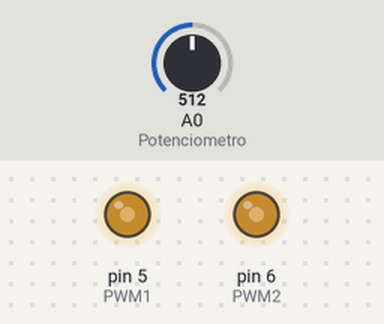
Bench run of a sketch on a simulated Arduino Uno, built with avr-gcc and run on an emulated ATmega328P. Parts: output pins drawn as LEDs (lit = HIGH). Inputs (shaded band) come from the test bench; at power-on: A0 (Potenciometro) = 512.

Above: at 1.2 s.
1.3 s: A0 (Potenciometro) set to 716
At 1.9 s:
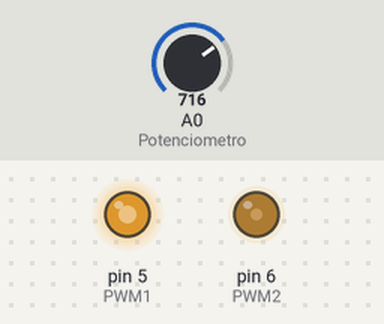
2.8 s: A0 (Potenciometro) set to 900
At 3.3 s:
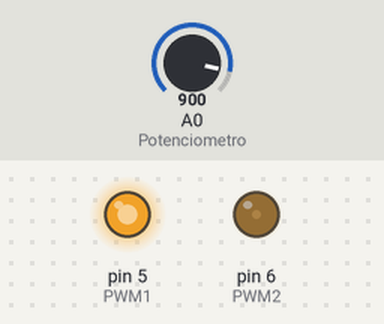
4.3 s: A0 (Potenciometro) set to 1023
At 5.5 s:
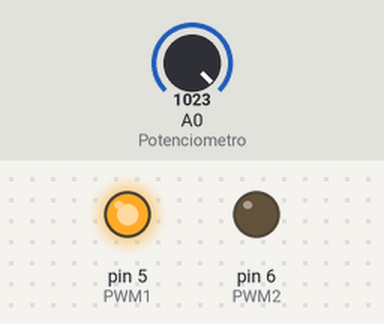
5.8 s: A0 (Potenciometro) set to 306
At 6.6 s:
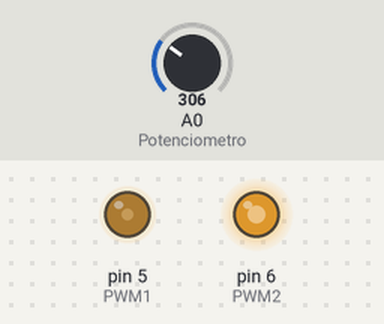
7.3 s: A0 (Potenciometro) set to 122
At 7.6 s:
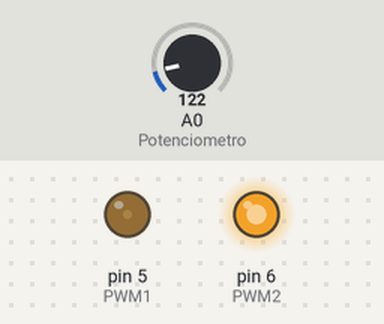
8.8 s: A0 (Potenciometro) set to 511
At 10.2 s:
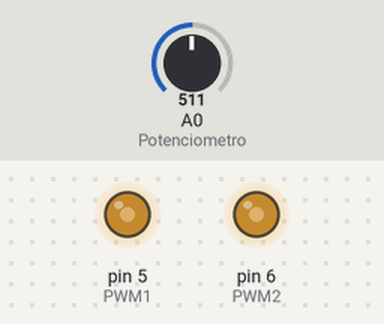
Timing chart, 0 to 11.3 s (numbered marks = the images above; inputs shaded):
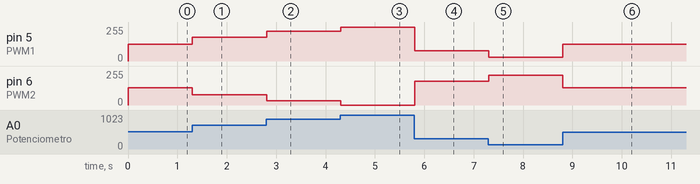

The sketch:

Programa_Exel.ino
```cpp
const int PWM1=5;
const int PWM2=6;
const int Potenciometro=A0;
int Valor_pot,Valor_PWM;
void setup() {
  // Inicializa el pin 5 y 6
  pinMode(PWM1, OUTPUT);
  pinMode(PWM2, OUTPUT);
}

// Función loop que corre el programa indefinidamente.
void loop() {
   Valor_pot=analogRead(Potenciometro);
   Valor_PWM=map(Valor_pot, 0, 1023, 0, 255);
   analogWrite(PWM1,Valor_PWM);
   analogWrite(PWM2,255-Valor_PWM);
   delay(10);// Espera por 10 ms.
}
```

Measured:
- after the input at 1.3 s, pin 5 (PWM1): 127/255 → 178/255 at once; pin 6 (PWM2): 128/255 → 77/255 at once
- after the input at 2.8 s, pin 5 (PWM1): 178/255 → 224/255 at once; pin 6 (PWM2): 77/255 → 31/255 at once
- after the input at 4.3 s, pin 5 (PWM1): 224/255 → 255/255 at once; pin 6 (PWM2): 31/255 → 0/255 at once
- after the input at 5.8 s, pin 5 (PWM1): 255/255 → 76/255 at once; pin 6 (PWM2): 0/255 → 179/255 at once
- after the input at 7.3 s, pin 5 (PWM1): 76/255 → 30/255 at once; pin 6 (PWM2): 179/255 → 225/255 at once
- after the input at 8.8 s, pin 5 (PWM1): 30/255 → 127/255 at once; pin 6 (PWM2): 225/255 → 128/255 at once
